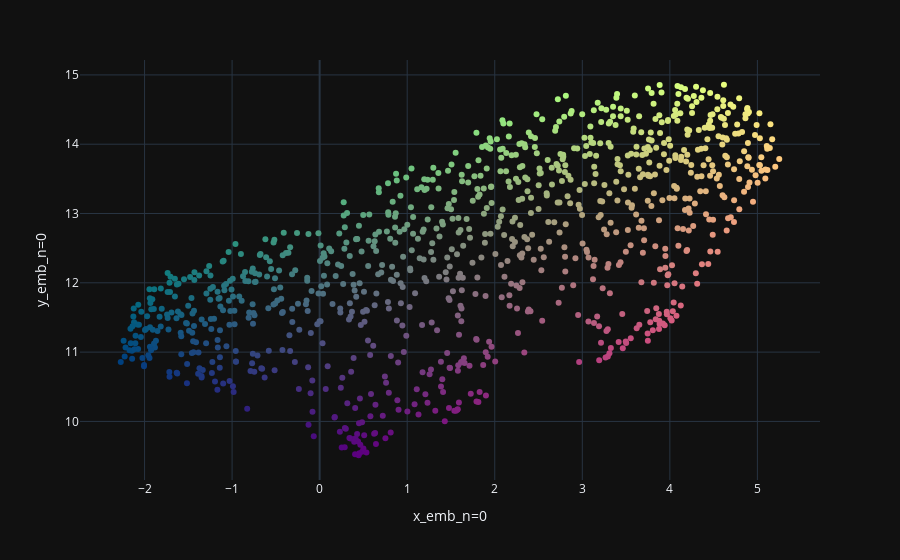

Notebook cell for this chart:
### Code cell
fig.update_traces(marker=dict(color=df['colour_n=0']))

### Figure 1 — Plotly figure (JSON) as saved in the notebook; plotly's stock layout.template omitted (floating-point values rounded to 4 significant figures; data arrays with more than 128 entries replaced by an {"elided": "..."} marker saying what was removed)
{"data": [{"hovertemplate": "<b>%{hovertext}</b><br><br>x_emb_n=0=%{x}<br>y_emb_n=0=%{y}<br>id=%{marker.color}<extra></extra>", "hovertext": {"elided": "1000 float values"}, "legendgroup": "", "marker": {"color": {"elided": "1000 str values"}, "coloraxis": "coloraxis", "symbol": "circle"}, "mode": "markers", "name": "", "orientation": "v", "showlegend": false, "x": {"elided": "1000 float values"}, "xaxis": "x", "y": {"elided": "1000 float values"}, "yaxis": "y", "type": "scatter"}], "layout": {"xaxis": {"anchor": "y", "domain": [0.0, 1.0], "title": {"text": "x_emb_n=0"}}, "yaxis": {"anchor": "x", "domain": [0.0, 1.0], "title": {"text": "y_emb_n=0"}}, "coloraxis": {"colorbar": {"title": {"text": "id"}}, "colorscale": [[0.0, "#0d0887"], [0.1111, "#46039f"], [0.2222, "#7201a8"], [0.3333, "#9c179e"], [0.4444, "#bd3786"], [0.5556, "#d8576b"], [0.6667, "#ed7953"], [0.7778, "#fb9f3a"], [0.8889, "#fdca26"], [1.0, "#f0f921"]]}, "legend": {"tracegroupgap": 0}, "margin": {"t": 60}}}
